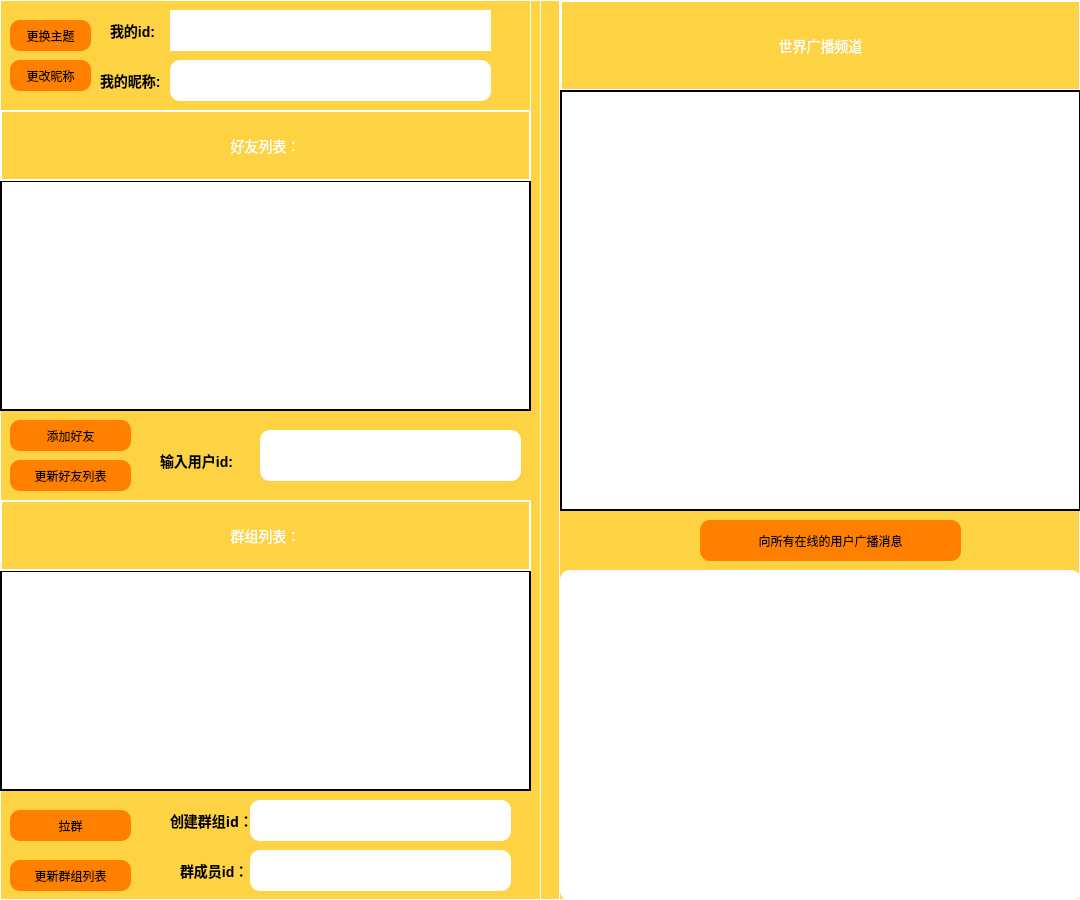
<?xml version="1.0" encoding="UTF-8"?>
<ui version="4.0">
 <class>ListForm</class>
 <widget class="QWidget" name="ListForm">
  <property name="geometry">
   <rect>
    <x>0</x>
    <y>0</y>
    <width>1080</width>
    <height>900</height>
   </rect>
  </property>
  <property name="minimumSize">
   <size>
    <width>0</width>
    <height>0</height>
   </size>
  </property>
  <property name="windowTitle">
   <string>Form</string>
  </property>
  <property name="styleSheet">
   <string notr="true">#ListForm{
	background-color: rgb(253, 211, 68);
}

QLineEdit{

	color: rgb(0, 0, 0);

background-color: rgb(255, 255, 255);
font-size:16px;
border-style:outset;
border-radius:10px;
font-style:MingLiU-ExtB;
}
QPushButton{

border-style:outset;
border-radius:10px;
font-style:MingLiU-ExtB;
}
QPushButton:pressed{

border-style:inset;
font-style:MingLiU-ExtB;
}

QComboBox{
	color: rgb(0, 0, 0);
background-color: rgb(255, 255, 255);
font-size:16px;

border-radius:10px;
font-style:MingLiU-ExtB;
}

QCheckBox{
background:rgba(85,170,255,0);
color:white;
font-style:MingLiU-ExtB;
}
QLabel{
background:rgba(85,170,255,0);
color:white;
font-style:MingLiU-ExtB;
font-size:14px;
}
</string>
  </property>
  <widget class="QListWidget" name="listWidget">
   <property name="geometry">
    <rect>
     <x>0</x>
     <y>180</y>
     <width>531</width>
     <height>231</height>
    </rect>
   </property>
   <property name="styleSheet">
    <string notr="true">border-image: url(:/云朵.jpg);</string>
   </property>
   <property name="frameShape">
    <enum>QFrame::WinPanel</enum>
   </property>
   <property name="frameShadow">
    <enum>QFrame::Plain</enum>
   </property>
  </widget>
  <widget class="QLabel" name="label">
   <property name="geometry">
    <rect>
     <x>0</x>
     <y>110</y>
     <width>531</width>
     <height>71</height>
    </rect>
   </property>
   <property name="font">
    <font>
     <family>Agency FB</family>
     <pointsize>20</pointsize>
     <weight>50</weight>
     <italic>false</italic>
     <bold>false</bold>
    </font>
   </property>
   <property name="styleSheet">
    <string notr="true">font: 20pt &quot;Agency FB&quot;;</string>
   </property>
   <property name="frameShape">
    <enum>QFrame::WinPanel</enum>
   </property>
   <property name="text">
    <string>好友列表：</string>
   </property>
   <property name="alignment">
    <set>Qt::AlignCenter</set>
   </property>
  </widget>
  <widget class="QLabel" name="label_2">
   <property name="geometry">
    <rect>
     <x>560</x>
     <y>0</y>
     <width>521</width>
     <height>91</height>
    </rect>
   </property>
   <property name="styleSheet">
    <string notr="true">background-color: rgb(253, 211, 68);
font: 20pt &quot;Agency FB&quot;;</string>
   </property>
   <property name="frameShape">
    <enum>QFrame::WinPanel</enum>
   </property>
   <property name="text">
    <string>世界广播频道</string>
   </property>
   <property name="alignment">
    <set>Qt::AlignCenter</set>
   </property>
  </widget>
  <widget class="QListWidget" name="listWidget_2">
   <property name="geometry">
    <rect>
     <x>560</x>
     <y>90</y>
     <width>521</width>
     <height>421</height>
    </rect>
   </property>
   <property name="styleSheet">
    <string notr="true">border-image: url(:/海.jpg);</string>
   </property>
   <property name="frameShape">
    <enum>QFrame::WinPanel</enum>
   </property>
   <property name="frameShadow">
    <enum>QFrame::Plain</enum>
   </property>
  </widget>
  <widget class="QLabel" name="label_3">
   <property name="geometry">
    <rect>
     <x>0</x>
     <y>0</y>
     <width>531</width>
     <height>111</height>
    </rect>
   </property>
   <property name="frameShape">
    <enum>QFrame::Panel</enum>
   </property>
   <property name="text">
    <string/>
   </property>
  </widget>
  <widget class="QPushButton" name="pushButton">
   <property name="geometry">
    <rect>
     <x>10</x>
     <y>420</y>
     <width>121</width>
     <height>31</height>
    </rect>
   </property>
   <property name="styleSheet">
    <string notr="true">#pushButton:!hover{
borde-radius:10px;
background-color:rgb(255,128,0);
}
#pushButton:hover{
borde-radius:10px;
background-color:rgb(255,83,83);
}</string>
   </property>
   <property name="text">
    <string>添加好友</string>
   </property>
  </widget>
  <widget class="QPushButton" name="pushButton_2">
   <property name="geometry">
    <rect>
     <x>10</x>
     <y>20</y>
     <width>81</width>
     <height>31</height>
    </rect>
   </property>
   <property name="styleSheet">
    <string notr="true">#pushButton_2:!hover{
borde-radius:10px;
background-color:rgb(255,128,0);
}
#pushButton_2:hover{
borde-radius:10px;
background-color:rgb(255,83,83);
}</string>
   </property>
   <property name="text">
    <string>更换主题</string>
   </property>
  </widget>
  <widget class="QLineEdit" name="lineEdit">
   <property name="geometry">
    <rect>
     <x>260</x>
     <y>430</y>
     <width>261</width>
     <height>51</height>
    </rect>
   </property>
  </widget>
  <widget class="QLineEdit" name="lineEdit_3">
   <property name="geometry">
    <rect>
     <x>170</x>
     <y>60</y>
     <width>321</width>
     <height>41</height>
    </rect>
   </property>
   <property name="echoMode">
    <enum>QLineEdit::Normal</enum>
   </property>
  </widget>
  <widget class="QLabel" name="label_4">
   <property name="geometry">
    <rect>
     <x>170</x>
     <y>10</y>
     <width>321</width>
     <height>41</height>
    </rect>
   </property>
   <property name="styleSheet">
    <string notr="true">background-color: rgb(255, 255, 255);
color: rgb(0, 0, 0);</string>
   </property>
   <property name="frameShape">
    <enum>QFrame::NoFrame</enum>
   </property>
   <property name="frameShadow">
    <enum>QFrame::Plain</enum>
   </property>
   <property name="text">
    <string/>
   </property>
  </widget>
  <widget class="QLabel" name="label_5">
   <property name="geometry">
    <rect>
     <x>110</x>
     <y>10</y>
     <width>51</width>
     <height>41</height>
    </rect>
   </property>
   <property name="font">
    <font>
     <pointsize>-1</pointsize>
     <weight>75</weight>
     <bold>true</bold>
    </font>
   </property>
   <property name="styleSheet">
    <string notr="true">color: rgb(0, 0, 0);</string>
   </property>
   <property name="text">
    <string>我的id:</string>
   </property>
  </widget>
  <widget class="QPushButton" name="pushButton_3">
   <property name="geometry">
    <rect>
     <x>10</x>
     <y>60</y>
     <width>81</width>
     <height>31</height>
    </rect>
   </property>
   <property name="styleSheet">
    <string notr="true">#pushButton_3:!hover{
borde-radius:10px;
background-color:rgb(255,128,0);
}
#pushButton_3:hover{
borde-radius:10px;
background-color:rgb(255,83,83);
}</string>
   </property>
   <property name="text">
    <string>更改昵称</string>
   </property>
  </widget>
  <widget class="QPushButton" name="pushButton_4">
   <property name="geometry">
    <rect>
     <x>10</x>
     <y>460</y>
     <width>121</width>
     <height>31</height>
    </rect>
   </property>
   <property name="styleSheet">
    <string notr="true">#pushButton_4:!hover{
borde-radius:10px;
background-color:rgb(255,128,0);
}
#pushButton_4:hover{
borde-radius:10px;
background-color:rgb(255,83,83);
}</string>
   </property>
   <property name="text">
    <string>更新好友列表</string>
   </property>
  </widget>
  <widget class="QLineEdit" name="lineEdit_2">
   <property name="geometry">
    <rect>
     <x>560</x>
     <y>570</y>
     <width>521</width>
     <height>331</height>
    </rect>
   </property>
   <property name="styleSheet">
    <string notr="true">
border-image: url(:/海.jpg);</string>
   </property>
   <property name="alignment">
    <set>Qt::AlignLeading|Qt::AlignLeft|Qt::AlignTop</set>
   </property>
  </widget>
  <widget class="QPushButton" name="pushButton_5">
   <property name="geometry">
    <rect>
     <x>700</x>
     <y>520</y>
     <width>261</width>
     <height>41</height>
    </rect>
   </property>
   <property name="styleSheet">
    <string notr="true">background-color: rgb(255, 128, 0);</string>
   </property>
   <property name="text">
    <string>向所有在线的用户广播消息</string>
   </property>
  </widget>
  <widget class="QLabel" name="Group">
   <property name="geometry">
    <rect>
     <x>180</x>
     <y>850</y>
     <width>81</width>
     <height>41</height>
    </rect>
   </property>
   <property name="font">
    <font>
     <pointsize>-1</pointsize>
     <weight>75</weight>
     <bold>true</bold>
    </font>
   </property>
   <property name="styleSheet">
    <string notr="true">color: rgb(0, 0, 0);</string>
   </property>
   <property name="frameShape">
    <enum>QFrame::NoFrame</enum>
   </property>
   <property name="text">
    <string>群成员id：</string>
   </property>
  </widget>
  <widget class="QListWidget" name="GroupWidget">
   <property name="geometry">
    <rect>
     <x>0</x>
     <y>570</y>
     <width>531</width>
     <height>221</height>
    </rect>
   </property>
   <property name="styleSheet">
    <string notr="true">border-image: url(:/云朵.jpg);
</string>
   </property>
   <property name="frameShape">
    <enum>QFrame::WinPanel</enum>
   </property>
   <property name="frameShadow">
    <enum>QFrame::Plain</enum>
   </property>
  </widget>
  <widget class="QPushButton" name="pushButton_6">
   <property name="geometry">
    <rect>
     <x>10</x>
     <y>860</y>
     <width>121</width>
     <height>31</height>
    </rect>
   </property>
   <property name="styleSheet">
    <string notr="true">background-color: rgb(255, 128, 0);</string>
   </property>
   <property name="text">
    <string>更新群组列表</string>
   </property>
  </widget>
  <widget class="QPushButton" name="pushButton_7">
   <property name="geometry">
    <rect>
     <x>10</x>
     <y>810</y>
     <width>121</width>
     <height>31</height>
    </rect>
   </property>
   <property name="styleSheet">
    <string notr="true">background-color: rgb(255, 128, 0);</string>
   </property>
   <property name="text">
    <string>拉群</string>
   </property>
  </widget>
  <widget class="QLineEdit" name="lineEdit_4">
   <property name="geometry">
    <rect>
     <x>250</x>
     <y>800</y>
     <width>261</width>
     <height>41</height>
    </rect>
   </property>
  </widget>
  <widget class="QLineEdit" name="lineEdit_5">
   <property name="geometry">
    <rect>
     <x>250</x>
     <y>850</y>
     <width>261</width>
     <height>41</height>
    </rect>
   </property>
  </widget>
  <widget class="QLabel" name="Group_2">
   <property name="geometry">
    <rect>
     <x>170</x>
     <y>800</y>
     <width>81</width>
     <height>41</height>
    </rect>
   </property>
   <property name="font">
    <font>
     <family>Agency FB</family>
     <pointsize>-1</pointsize>
     <weight>75</weight>
     <bold>true</bold>
    </font>
   </property>
   <property name="styleSheet">
    <string notr="true">color: rgb(0, 0, 0);</string>
   </property>
   <property name="frameShape">
    <enum>QFrame::NoFrame</enum>
   </property>
   <property name="frameShadow">
    <enum>QFrame::Plain</enum>
   </property>
   <property name="text">
    <string>创建群组id：</string>
   </property>
  </widget>
  <widget class="QLabel" name="label_6">
   <property name="geometry">
    <rect>
     <x>100</x>
     <y>60</y>
     <width>71</width>
     <height>41</height>
    </rect>
   </property>
   <property name="font">
    <font>
     <pointsize>-1</pointsize>
     <weight>75</weight>
     <bold>true</bold>
    </font>
   </property>
   <property name="styleSheet">
    <string notr="true">color: rgb(0, 0, 0);</string>
   </property>
   <property name="text">
    <string>我的昵称:</string>
   </property>
  </widget>
  <widget class="QLabel" name="label_7">
   <property name="geometry">
    <rect>
     <x>0</x>
     <y>0</y>
     <width>1080</width>
     <height>900</height>
    </rect>
   </property>
   <property name="frameShape">
    <enum>QFrame::Box</enum>
   </property>
   <property name="frameShadow">
    <enum>QFrame::Plain</enum>
   </property>
   <property name="text">
    <string/>
   </property>
  </widget>
  <widget class="QLabel" name="label_8">
   <property name="geometry">
    <rect>
     <x>540</x>
     <y>0</y>
     <width>20</width>
     <height>901</height>
    </rect>
   </property>
   <property name="frameShape">
    <enum>QFrame::Box</enum>
   </property>
   <property name="frameShadow">
    <enum>QFrame::Plain</enum>
   </property>
   <property name="text">
    <string/>
   </property>
  </widget>
  <widget class="QLabel" name="label_9">
   <property name="geometry">
    <rect>
     <x>0</x>
     <y>500</y>
     <width>531</width>
     <height>71</height>
    </rect>
   </property>
   <property name="font">
    <font>
     <family>Agency FB</family>
     <pointsize>20</pointsize>
     <weight>50</weight>
     <italic>false</italic>
     <bold>false</bold>
    </font>
   </property>
   <property name="styleSheet">
    <string notr="true">font: 20pt &quot;Agency FB&quot;;</string>
   </property>
   <property name="frameShape">
    <enum>QFrame::WinPanel</enum>
   </property>
   <property name="text">
    <string>群组列表：</string>
   </property>
   <property name="alignment">
    <set>Qt::AlignCenter</set>
   </property>
  </widget>
  <widget class="QLabel" name="label_10">
   <property name="geometry">
    <rect>
     <x>160</x>
     <y>440</y>
     <width>91</width>
     <height>41</height>
    </rect>
   </property>
   <property name="font">
    <font>
     <pointsize>-1</pointsize>
     <weight>75</weight>
     <bold>true</bold>
    </font>
   </property>
   <property name="styleSheet">
    <string notr="true">color: rgb(0, 0, 0);</string>
   </property>
   <property name="frameShape">
    <enum>QFrame::NoFrame</enum>
   </property>
   <property name="text">
    <string>输入用户id:</string>
   </property>
  </widget>
  <widget class="QLabel" name="label_11">
   <property name="geometry">
    <rect>
     <x>530</x>
     <y>0</y>
     <width>31</width>
     <height>901</height>
    </rect>
   </property>
   <property name="font">
    <font>
     <pointsize>-1</pointsize>
     <weight>50</weight>
     <bold>false</bold>
    </font>
   </property>
   <property name="frameShape">
    <enum>QFrame::Box</enum>
   </property>
   <property name="frameShadow">
    <enum>QFrame::Raised</enum>
   </property>
   <property name="text">
    <string/>
   </property>
  </widget>
  <zorder>label_7</zorder>
  <zorder>listWidget</zorder>
  <zorder>label</zorder>
  <zorder>label_2</zorder>
  <zorder>listWidget_2</zorder>
  <zorder>label_3</zorder>
  <zorder>pushButton</zorder>
  <zorder>lineEdit</zorder>
  <zorder>lineEdit_3</zorder>
  <zorder>label_4</zorder>
  <zorder>label_5</zorder>
  <zorder>pushButton_3</zorder>
  <zorder>pushButton_4</zorder>
  <zorder>lineEdit_2</zorder>
  <zorder>pushButton_5</zorder>
  <zorder>Group</zorder>
  <zorder>GroupWidget</zorder>
  <zorder>pushButton_6</zorder>
  <zorder>pushButton_7</zorder>
  <zorder>lineEdit_4</zorder>
  <zorder>lineEdit_5</zorder>
  <zorder>Group_2</zorder>
  <zorder>label_6</zorder>
  <zorder>label_8</zorder>
  <zorder>label_9</zorder>
  <zorder>label_10</zorder>
  <zorder>label_11</zorder>
  <zorder>pushButton_2</zorder>
 </widget>
 <resources/>
 <connections/>
</ui>
